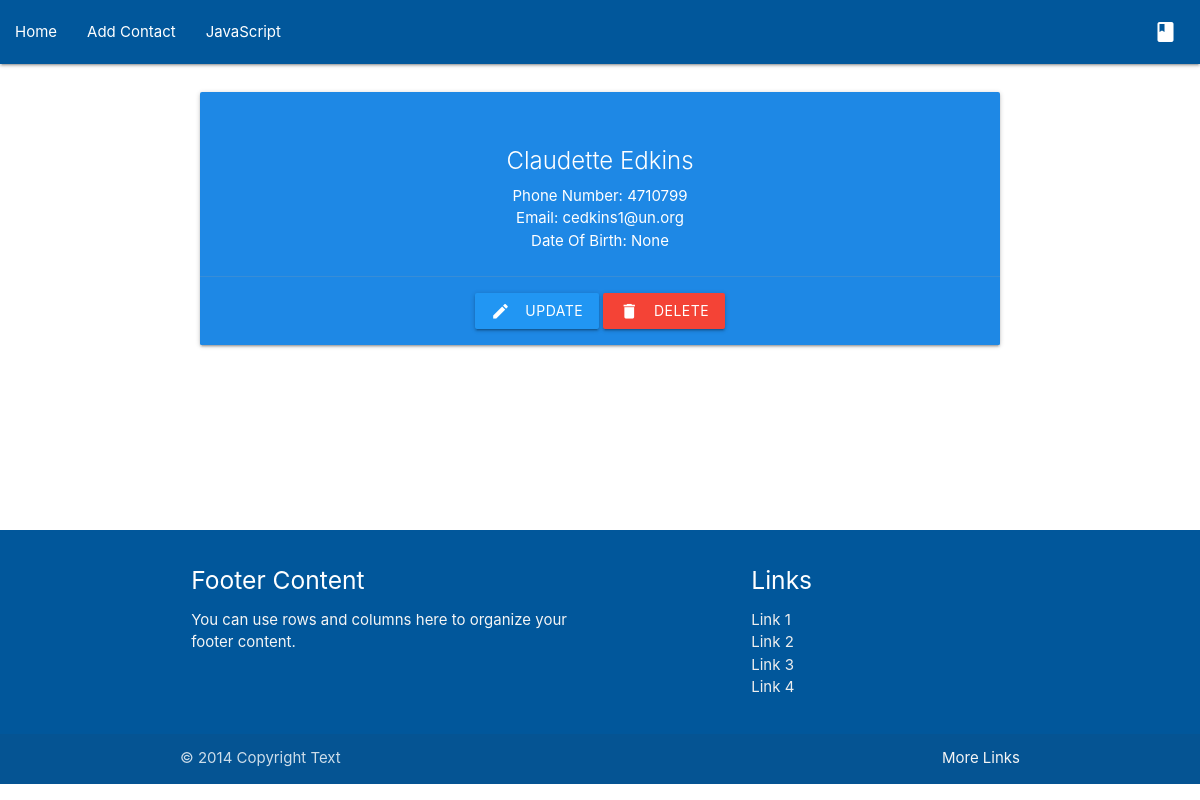
The page /contact/2 on the database its author committed.
### contacts/models.py (models this page shows, shortened)
class PersonContact(models.Model):
    first_name = models.CharField(max_length=50)
    last_name = models.CharField(max_length=50)
    phone_number = models.PositiveBigIntegerField()
    email = models.EmailField()
    date_of_birth = models.DateField()
    class Meta:
        ordering = ['first_name']

### contacts/views.py (the view)
# urls.py: path('contact/<int:pk>', ContactDetailView.as_view(), name='contact'),
class ContactDetailView(DetailView):
    model = PersonContact
    context_object_name = "contact"
    template_name = "contacts/deatail.html"

### contacts/templates/contacts/deatail.html
{% extends "contacts/base.html" %}
{% block content %}
<div class="center-align" style="padding:20px; margin-bottom: 150px;">
    <div class="col s12 m6">
      <div class="card blue darken-1">
        <div class="card-content white-text">
          <h3 class="card-title">{{ contact.first_name }} {{ contact.last_name }}</h3>
          <p>Phone Number: {{contact.phone_number}}</p>
          <p>Email: {{contact.email}}</p>
          <p>Date Of Birth: {{contact.date_of_birth}}</p>
        </div>
        <div class="card-action">
          <a href="{% url "contacts:contact-update" contact.id %}" class="btn blue">Update<i class="material-icons left">create</i></a>
          <a href="{% url "contacts:contact-delete" contact.id %}" class="btn red">Delete<i class="material-icons left">delete</i></a>
        </div>
      </div>
    </div>
  </div>
{% endblock content %}

### rows shown on the page
PersonContact: first_name "Claudette", last_name "Edkins", phone_number "4710799", email "cedkins1@un.org", date_of_birth "None"
